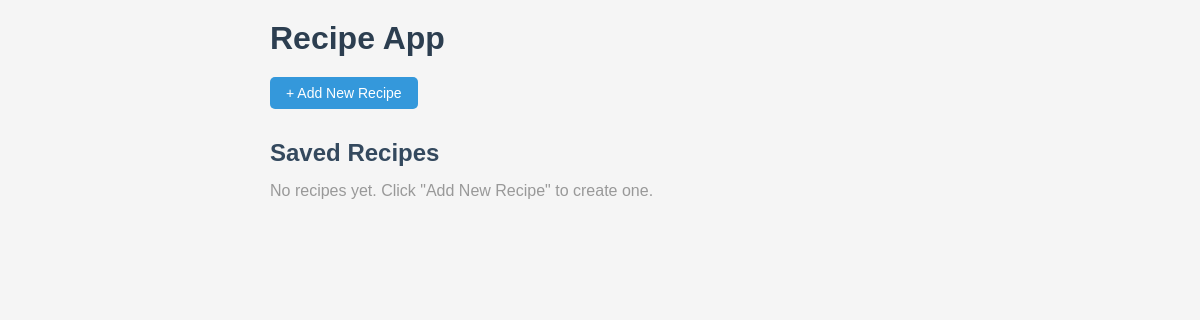
Before: / with the older database file.
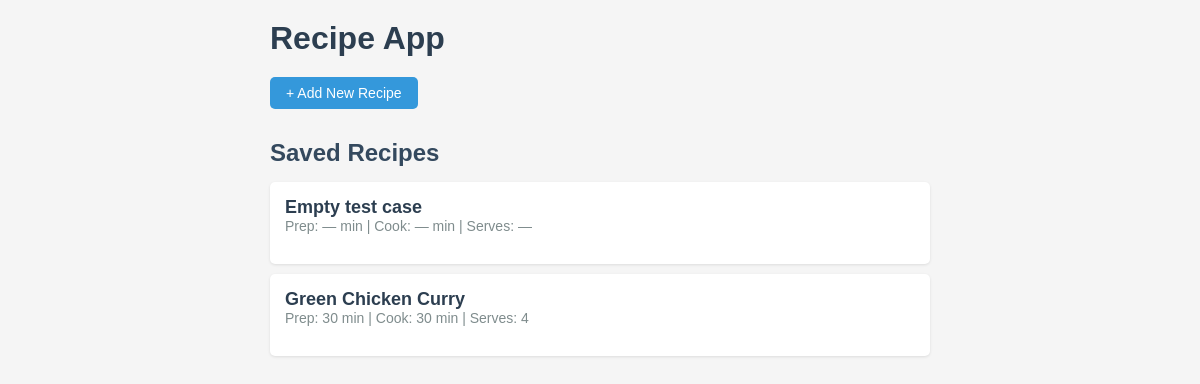
After: the same page with the newer database file.
### tables this page shows
CREATE TABLE recipe (
            id INTEGER PRIMARY KEY AUTOINCREMENT,
            title TEXT NOT NULL,
            prep_time INTEGER,
            cook_time INTEGER,
            servings INTEGER
        );

### app.py (the view)
@app.route("/")
def index():
    conn = get_db()
    recipes = conn.execute("SELECT * FROM recipe ORDER BY id DESC").fetchall()
    conn.close()
    return render_template("index.html", recipes=recipes)

### app.py (called while the page is built)
def get_db():
    conn = sqlite3.connect(DB_PATH)
    conn.row_factory = sqlite3.Row
    return conn

### templates/index.html
{% extends "base.html" %}
{% block content %}
<h1>Recipe App</h1>
<a href="{{ url_for('new_recipe') }}" class="btn">+ Add New Recipe</a>
<h2 style="margin-top: 30px;">Saved Recipes</h2>
{% if recipes %}
<ul class="recipe-list">
    {% for recipe in recipes %}
    <li>
        <a href="{{ url_for('view_recipe', recipe_id=recipe.id) }}">{{ recipe.title }}</a>
        <div class="meta-info">
            Prep: {{ recipe.prep_time or '—' }} min | Cook: {{ recipe.cook_time or '—' }} min | Serves: {{ recipe.servings or '—' }}
        </div>
    </li>
    {% endfor %}
</ul>
{% else %}
<p style="color: #999; margin-top: 15px;">No recipes yet. Click "Add New Recipe" to create one.</p>
{% endif %}
{% endblock %}

### templates/base.html (shortened to what this page needs)
<!DOCTYPE html>
<html lang="en">
<head>
</head>
<body>
    <div class="container">
        {% block content %}{% endblock %}
    </div>
</body>
</html>

### templates/base.html (style rules this page uses)
* { margin: 0; padding: 0; box-sizing: border-box; }
body { font-family: Arial, sans-serif; background: #f5f5f5; color: #333; }
.container { max-width: 700px; margin: 0 auto; padding: 20px; }
h1 { margin-bottom: 20px; color: #2c3e50; }
h2 { margin-bottom: 15px; color: #34495e; }
.btn { display: inline-block; padding: 8px 16px; background: #3498db; color: white; text-decoration: none; border-radius: 5px; border: none; cursor: pointer; font-size: 14px; }
.recipe-list { list-style: none; }
.recipe-list li { background: white; padding: 15px; margin-bottom: 10px; border-radius: 5px; box-shadow: 0 1px 3px rgba(0,0,0,0.1); }
.recipe-list a { color: #2c3e50; text-decoration: none; font-weight: bold; font-size: 18px; }
.meta-info { color: #7f8c8d; font-size: 14px; margin-bottom: 15px; }

Changed rows visible on the page:
added recipe: title "Empty test case", prep_time "—", cook_time "—", servings "—"
added recipe: title "Green Chicken Curry", prep_time "30", cook_time "30", servings "4"
Other visible differences:
text no longer shown: "No recipes yet. Click \"Add New Recipe\" to create one."
